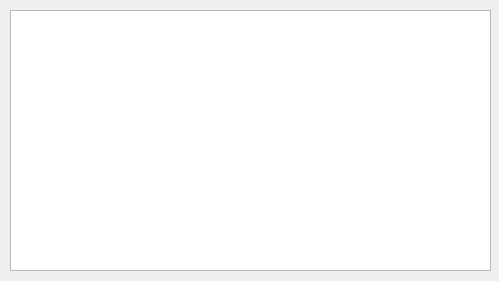
<?xml version="1.0" encoding="UTF-8"?>
<ui version="4.0">
 <class>TempQueryDialog</class>
 <widget class="QDialog" name="TempQueryDialog">
  <property name="geometry">
   <rect>
    <x>0</x>
    <y>0</y>
    <width>499</width>
    <height>281</height>
   </rect>
  </property>
  <property name="windowTitle">
   <string>Dialog</string>
  </property>
  <widget class="QTreeView" name="tv">
   <property name="geometry">
    <rect>
     <x>10</x>
     <y>10</y>
     <width>481</width>
     <height>261</height>
    </rect>
   </property>
  </widget>
 </widget>
 <resources/>
 <connections/>
</ui>
